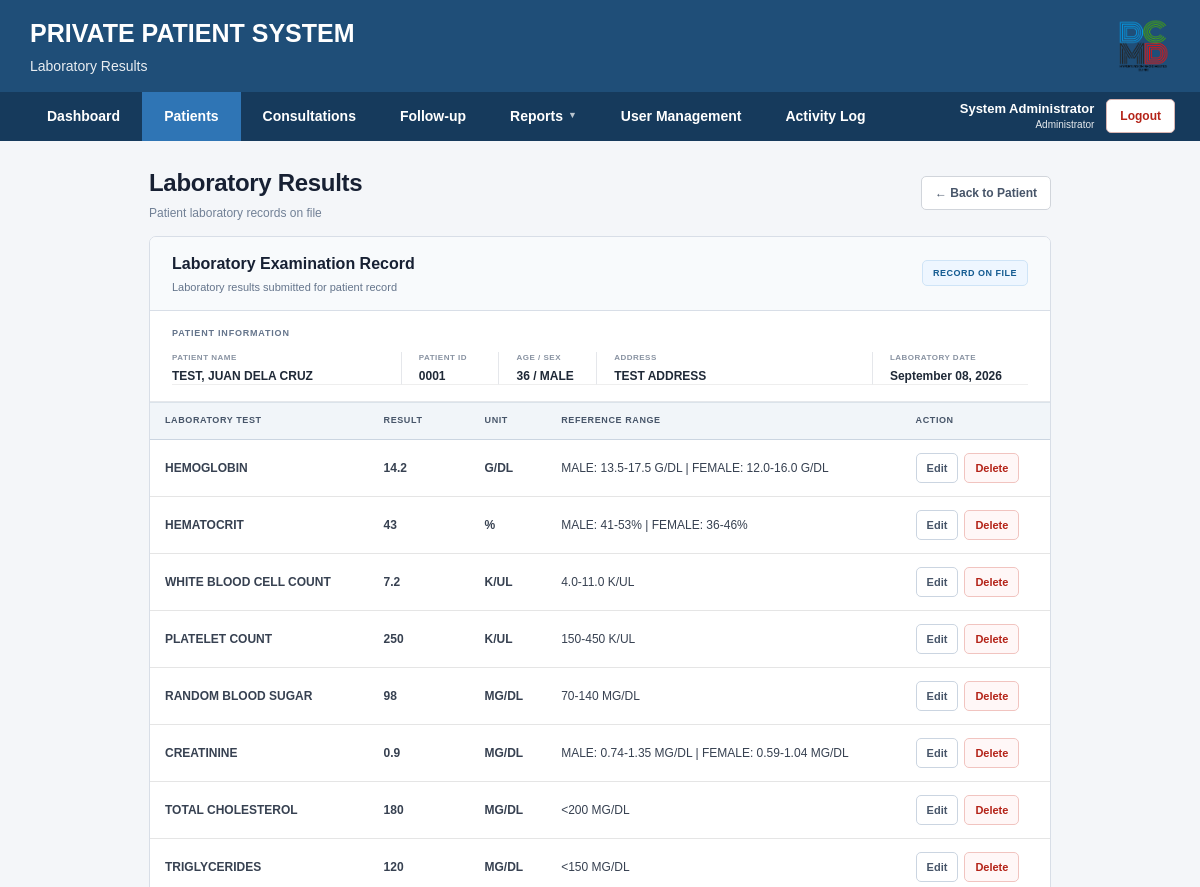
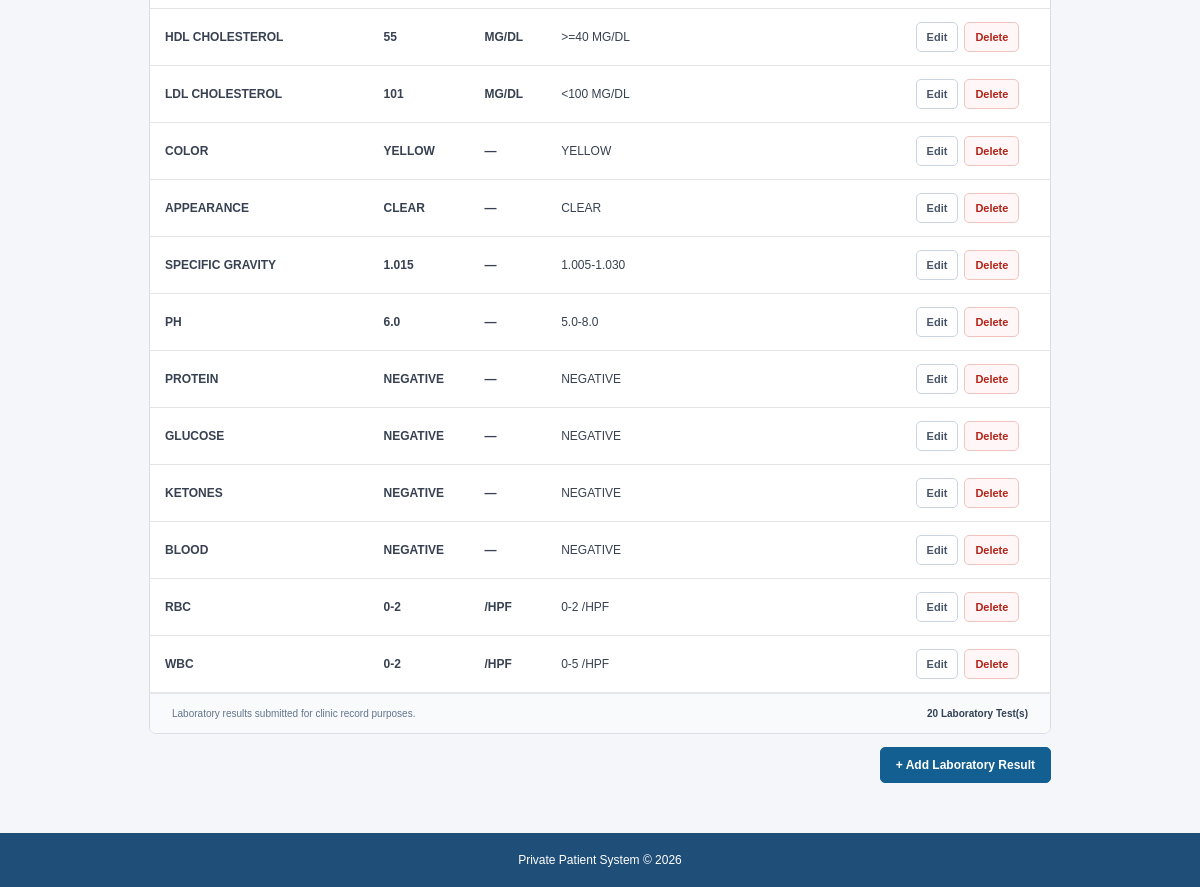
/laboratory/view.php?id=12&date=2026-09-08 (signed in), run on the app's committed database (2 pictures, top to bottom).
### tables this page shows
CREATE TABLE IF NOT EXISTS `patients` (
  `id` int(11) NOT NULL AUTO_INCREMENT,
  `patient_id` varchar(10) NOT NULL,
  `last_name` varchar(100) NOT NULL,
  `first_name` varchar(100) NOT NULL,
  `middle_name` varchar(100) DEFAULT NULL,
  `birthdate` date NOT NULL,
  `sex` enum('Male','Female') NOT NULL,
  `address` text,
  `contact_no` varchar(20) DEFAULT NULL,
  `emergency_contact` varchar(150) DEFAULT NULL,
  `emergency_contact_no` varchar(20) DEFAULT NULL,
  `date_registered` date NOT NULL,
  `status` enum('Active','Inactive','Deceased') NOT NULL DEFAULT 'Active',
  `created_at` timestamp NOT NULL DEFAULT CURRENT_TIMESTAMP,
  PRIMARY KEY (`id`),
  UNIQUE KEY `patient_id` (`patient_id`)
);

CREATE TABLE IF NOT EXISTS `laboratory` (
  `id` int(11) NOT NULL AUTO_INCREMENT,
  `patient_id` int(11) NOT NULL,
  `test_date` date NOT NULL,
  `test_name` varchar(150) NOT NULL,
  `result` varchar(255) NOT NULL,
  `unit` varchar(50) DEFAULT '',
  `reference_range` varchar(100) DEFAULT '',
  `remarks` text,
  `created_at` timestamp NOT NULL DEFAULT CURRENT_TIMESTAMP,
  PRIMARY KEY (`id`),
  KEY `idx_patient_id` (`patient_id`),
  KEY `idx_test_date` (`test_date`)
);

### laboratory/view.php (the view, shortened to what this page needs)
<?php
require_once "../config/database.php";
$patientId = isset($_GET['id'])
    ? intval($_GET['id'])
    : 0;
$testDate = isset($_GET['date'])
    ? trim($_GET['date'])
    : "";
$patientSql = "
    SELECT
        id,
        patient_id,
        last_name,
        first_name,
        middle_name,
        birthdate,
        sex,
        address,
        contact_no
    FROM patients
    WHERE id = ?
    LIMIT 1
";
$patientStmt = $conn->prepare($patientSql);
$patientStmt->bind_param(
    "i",
    $patientId
);
$patientStmt->execute();
$patientResult = $patientStmt->get_result();
$patient = $patientResult->fetch_assoc();
$fullName = strtoupper(
    trim($patient['last_name'])
    . ", "
    . trim($patient['first_name'])
);
if (!empty($patient['middle_name'])) {
    $fullName .= " "
        . strtoupper(
            trim($patient['middle_name'])
        );
}
$age = "";
if (!empty($patient['birthdate'])) {
    $birthDate = new DateTime(
        $patient['birthdate']
    );
    $today = new DateTime();
    $age = $birthDate->diff($today)->y;
}
$labSql = "
    SELECT
        id,
        test_name,
        result,
        unit,
        reference_range
    FROM laboratory
    WHERE patient_id = ?
      AND test_date = ?
    ORDER BY id ASC
";
$labStmt = $conn->prepare($labSql);
$labStmt->bind_param(
    "is",
    $patientId,
    $testDate
);
$labStmt->execute();
$labResult = $labStmt->get_result();
$laboratoryResults = array();
while ($row = $labResult->fetch_assoc()) {
    $laboratoryResults[] = $row;
}
$formattedDate = date(
    "F d, Y",
    strtotime($testDate)
);
include "../includes/header.php";
include "../includes/navigation.php";
?>
<div class="lab-record-page">
    <div class="lab-page-top">
        <div class="lab-page-heading">
            <h2>
                Laboratory Results
            </h2>
            <p>
                Patient laboratory records on file
            </p>
        </div>
        <div class="lab-page-actions">
            <a
                href="index.php?id=<?php echo $patientId; ?>"
                class="lab-top-btn lab-back-btn"
            >
                ← Back to Patient
            </a>
        </div>
    </div>
    <div class="lab-record-card">
        <div class="lab-record-header">
            <div class="record-header-main">
                <div>
                    <div class="record-title">
                        Laboratory Examination Record
                    </div>
                    <div class="record-subtitle">
                        Laboratory results submitted for patient record
                    </div>
                </div>
                <div class="record-status">
                    Record on File
                </div>
            </div>
        </div>
        <div class="patient-information">
            <div class="patient-info-title">
                Patient Information
            </div>
            <div class="patient-grid">
                <div class="info-item">
                    <span class="info-label">
                        Patient Name
                    </span>
                    <div class="info-value">
                        <?php
                        echo htmlspecialchars(
                            $fullName
                        );
                        ?>
                    </div>
                </div>
                <div class="info-item">
                    <span class="info-label">
                        Patient ID
                    </span>
                    <div class="info-value">
                        <?php
                        echo htmlspecialchars(
                            $patient['patient_id']
                        );
                        ?>
                    </div>
                </div>
                <div class="info-item">
                    <span class="info-label">
                        Age / Sex
                    </span>
                    <div class="info-value">
                        <?php
                        echo htmlspecialchars(
                            $age
                        );
                        echo " / ";
                        echo htmlspecialchars(
                            strtoupper(
                                $patient['sex']
                            )
                        );
                        ?>
                    </div>
                </div>
                <div class="info-item">
                    <span class="info-label">
                        Address
                    </span>
                    <div class="info-value">
                        <?php
                        echo htmlspecialchars(
                            $patient['address']
                        );
                        ?>
                    </div>
                </div>
                <div class="info-item">
                    <span class="info-label">
                        Laboratory Date
                    </span>
                    <div class="info-value">
                        <?php
                        echo htmlspecialchars(
                            $formattedDate
                        );
                        ?>
                    </div>
                </div>
            </div>
        </div>
        <div class="table-container">
            <table class="results-table">
                <thead>
                    <tr>
                        <th>
                            Laboratory Test
                        </th>
                        <th>
                            Result
                        </th>
                        <th>
                            Unit
                        </th>
                        <th>
                            Reference Range
                        </th>
                        <th class="action-column">
                            Action
                        </th>
                    </tr>
                </thead>
                <tbody>
                    <?php foreach (
                        $laboratoryResults
                        as $lab
                    ): ?>
                        <tr>
                            <td class="test-name">
                                <?php
                                echo htmlspecialchars(
                                    strtoupper(
                                        $lab['test_name']
                                    )
                                );
                                ?>
                            </td>
                            <td class="result-value">
                                <span class="result-badge">
                                    <?php
                                    echo htmlspecialchars(
                                        $lab['result']
                                    );
                                    ?>
                                </span>
                            </td>
                            <td class="unit-value">
                                <?php
                                if (
                                    trim(
                                        $lab['unit']
                                    ) !== ""
                                ) {
                                    echo htmlspecialchars(
                                        strtoupper(
                                            $lab['unit']
                                        )
                                    );
                                } else {
                                    echo "—";
                                }
                                ?>
                            </td>
                            <td class="reference-value">
                                <?php
                                if (
                                    trim(
                                        $lab['reference_range']
                                    ) !== ""
                                ) {
                                    echo htmlspecialchars(
                                        strtoupper(
                                            $lab['reference_range']
                                        )
                                    );
                                } else {
                                    echo "—";
                                }
                                ?>
                            </td>
                            <td class="action-column">
                                <div class="action-buttons">
                                    <a
                                        href="edit.php?id=<?php
                                            echo (int)$lab['id'];
                                        ?>"
                                        class="edit-result-btn"
                                    >
                                        Edit
                                    </a>
                                    <form
                                        method="POST"
                                        action="delete.php"
                                        style="margin:0;"
                                        onsubmit="return confirmDelete();"
                                    >
                                        <button
                                            type="submit"
                                            class="delete-result-btn"
                                        >
                                            Delete
                                        </button>
                                    </form>
                                </div>
                            </td>
                        </tr>
                    <?php endforeach; ?>
                </tbody>
            </table>
        </div>
        <div class="record-footer">
            <div class="footer-note">
                Laboratory results submitted for clinic record purposes.
            </div>
            <div class="footer-count">
                <?php
                echo count(
                    $laboratoryResults
                );
                ?>
                Laboratory Test(s)
            </div>
        </div>
    </div>
    <div class="bottom-actions">
        <a
            href="add.php?id=<?php echo $patientId; ?>"
            class="add-new-btn"
        >
            + Add Laboratory Result
        </a>
    </div>
</div>
<?php include "../includes/footer.php"; ?>

### data on the page
patients: fullName "TEST, JUAN DELA CRUZ", patient "0001", birthdate "36", sex "MALE", address "TEST ADDRESS"
laboratory: test_name "HEMOGLOBIN", result "14.2", unit "G/DL", reference_range "MALE: 13.5-17.5 G/DL | FEMALE: 12.0-16.0 G/DL"
laboratory: test_name "HEMATOCRIT", result "43", unit "%", reference_range "MALE: 41-53% | FEMALE: 36-46%"
laboratory: test_name "WHITE BLOOD CELL COUNT", result "7.2", unit "K/UL", reference_range "4.0-11.0 K/UL"
laboratory: test_name "PLATELET COUNT", result "250", unit "K/UL", reference_range "150-450 K/UL"
laboratory: test_name "RANDOM BLOOD SUGAR", result "98", unit "MG/DL", reference_range "70-140 MG/DL"
laboratory: test_name "CREATININE", result "0.9", unit "MG/DL", reference_range "MALE: 0.74-1.35 MG/DL | FEMALE: 0.59-1.04 MG/DL"
laboratory: test_name "TOTAL CHOLESTEROL", result "180", unit "MG/DL", reference_range "<200 MG/DL"
laboratory: test_name "TRIGLYCERIDES", result "120", unit "MG/DL", reference_range "<150 MG/DL"
laboratory: test_name "HDL CHOLESTEROL", result "55", unit "MG/DL", reference_range ">=40 MG/DL"
laboratory: test_name "LDL CHOLESTEROL", result "101", unit "MG/DL", reference_range "<100 MG/DL"
laboratory: test_name "COLOR", result "YELLOW", reference_range "YELLOW"
laboratory: test_name "APPEARANCE", result "CLEAR", reference_range "CLEAR"
laboratory: test_name "SPECIFIC GRAVITY", result "1.015", reference_range "1.005-1.030"
laboratory: test_name "PH", result "6.0", reference_range "5.0-8.0"
laboratory: test_name "PROTEIN", result "NEGATIVE", reference_range "NEGATIVE"
laboratory: test_name "GLUCOSE", result "NEGATIVE", reference_range "NEGATIVE"
laboratory: test_name "KETONES", result "NEGATIVE", reference_range "NEGATIVE"
laboratory: test_name "BLOOD", result "NEGATIVE", reference_range "NEGATIVE"
laboratory: test_name "RBC", result "0-2", unit "/HPF", reference_range "0-2 /HPF"
laboratory: test_name "WBC", result "0-2", unit "/HPF", reference_range "0-5 /HPF"

### other printed values
$pageSubtitle "Laboratory Results"
$loggedInName "System Administrator"
$loggedInRole "Administrator"
$formattedDate "September 08, 2026"
